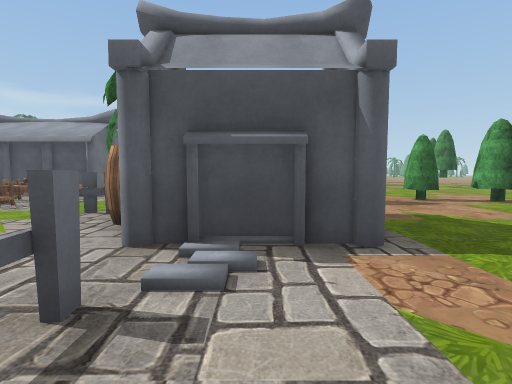
View 1 (above)

24 first-person views from a walk through a Unity game level. The camera is 1.5 m above the floor, tilts 4° down and sees 85° across. The floor is counted in squares, 2 m on a side. Each view is taken from the middle of a square. On the plan, view 1 faces up. The plan holds only what a view shows up to about 10 squares ahead; the rest is blank. The place goes on beyond the plan. Some surface patterns are stand-ins.

View 2
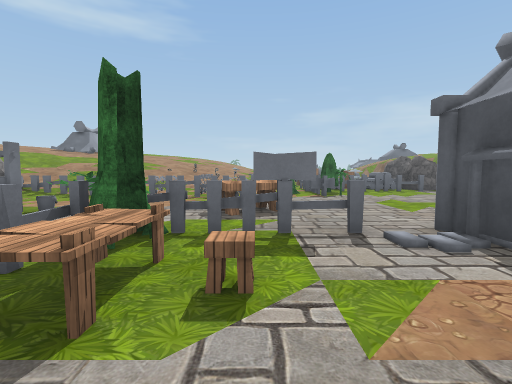

View 3
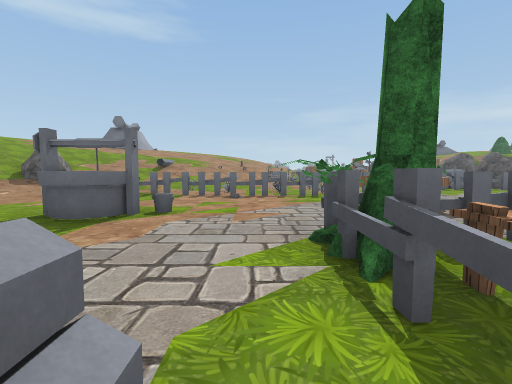

View 4
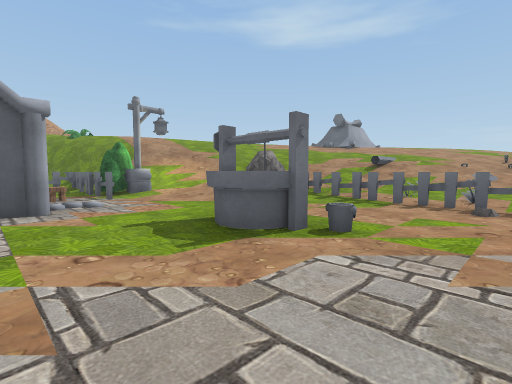

View 5
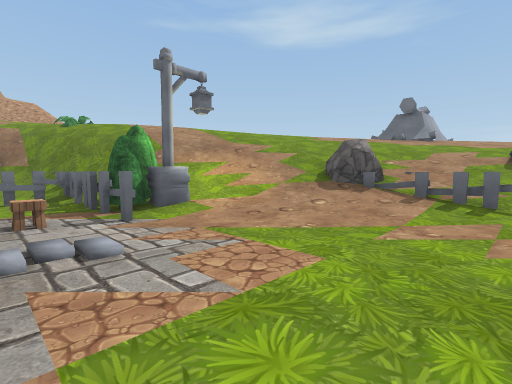

View 6
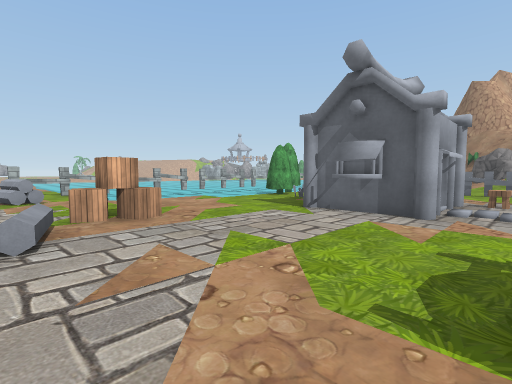

View 7
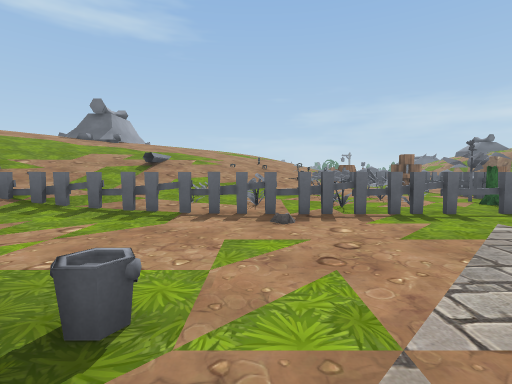

View 8
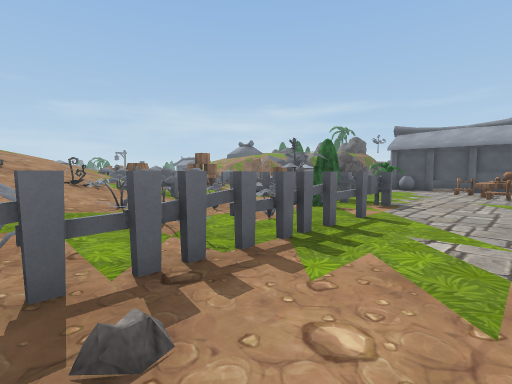

View 9
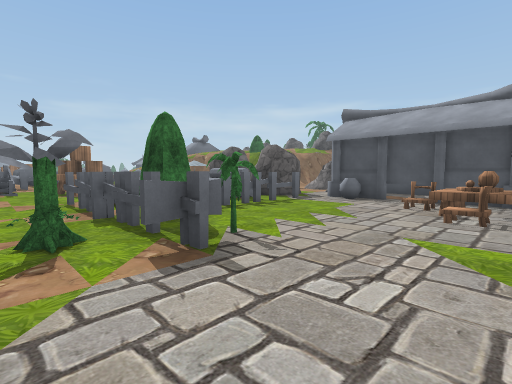

View 10
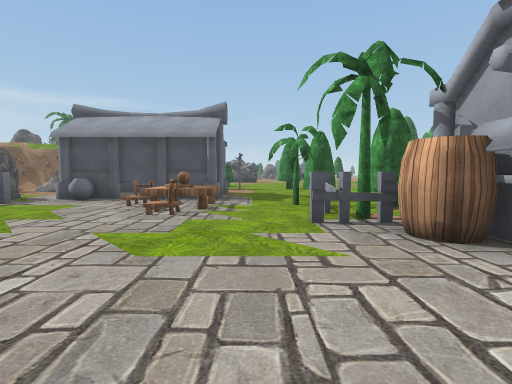

View 11
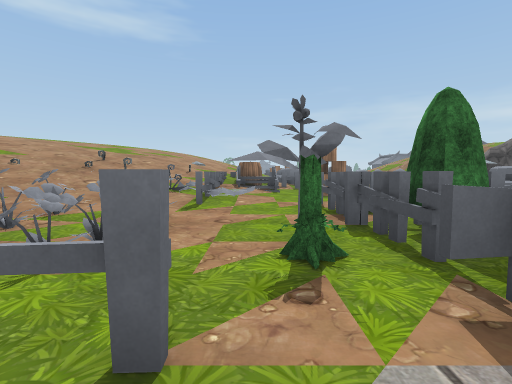

View 12
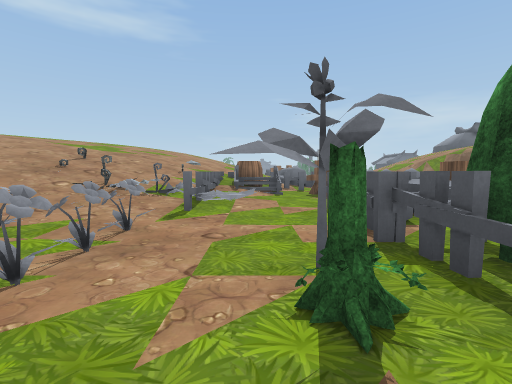

View 13
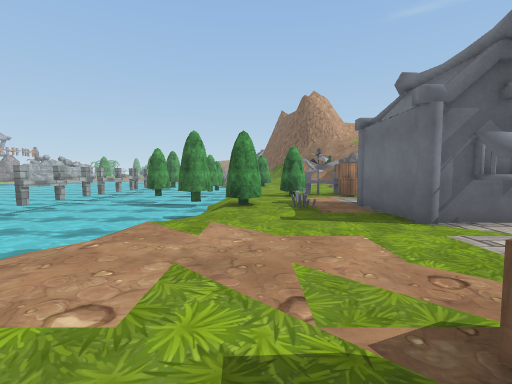

View 14
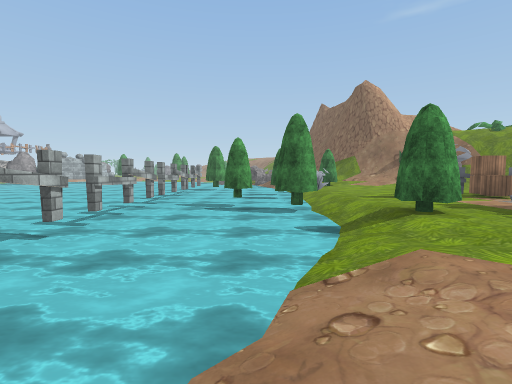

View 15
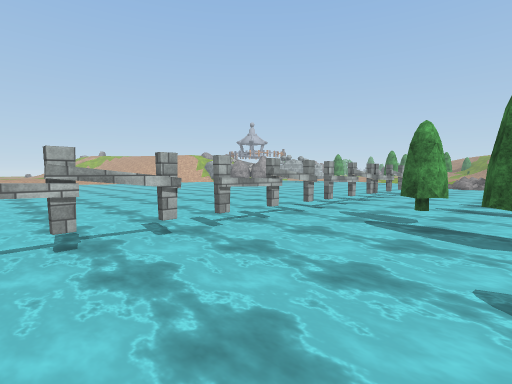

View 16
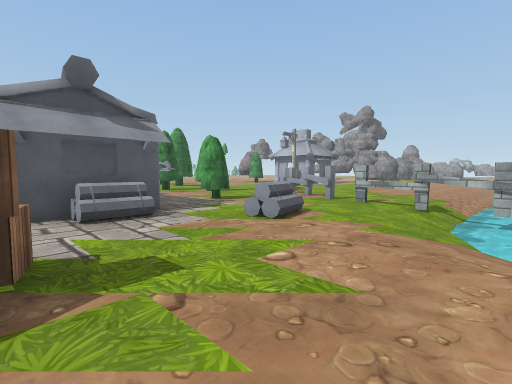

View 17
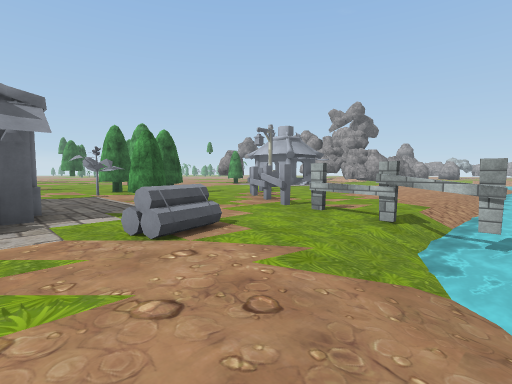

View 18
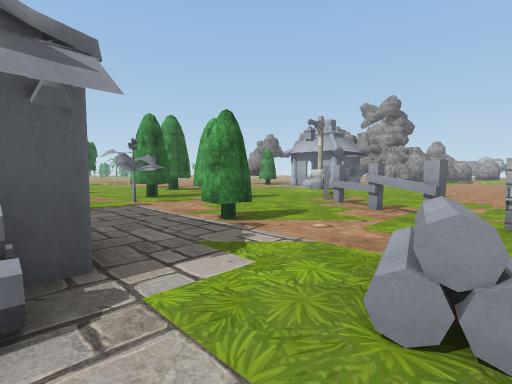

View 19
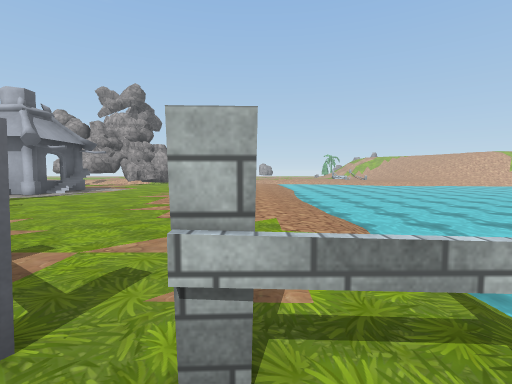

View 20
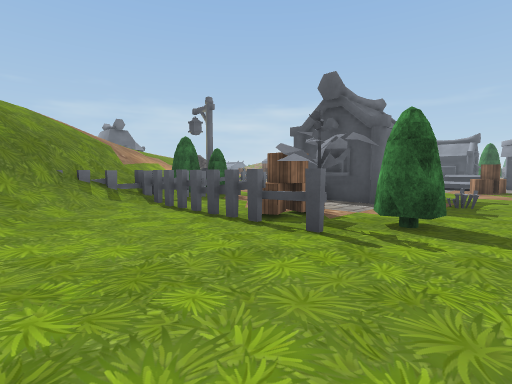

View 21
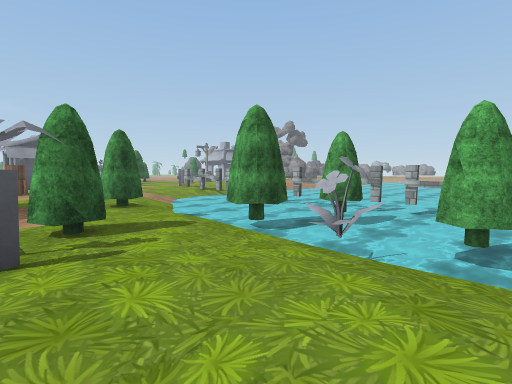

View 22
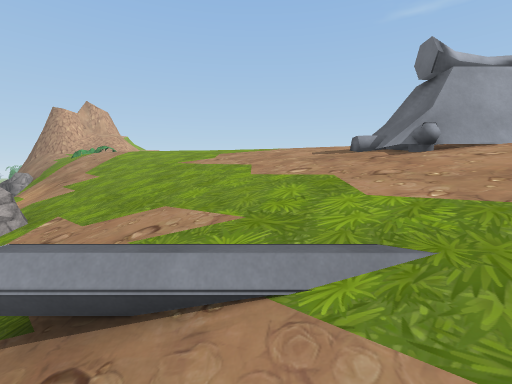

View 23
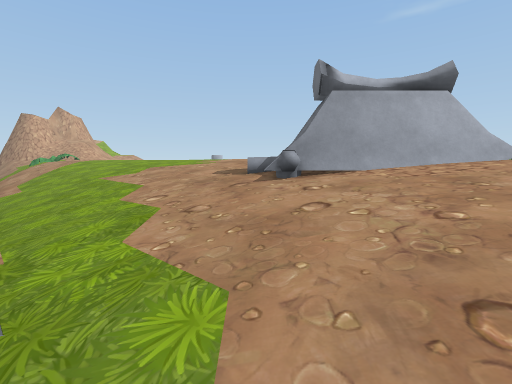

View 24
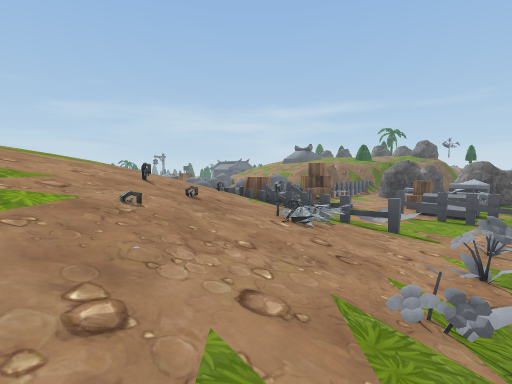

### Floor plan
Key: @ floor where view 1 was taken; # wall or solid block; x gap in a wall; . main floor; : floor 0.25 m higher than the main floor; + floor 0.5 m higher than the main floor; - floor 0.5 m lower than the main floor; * floor 0.75 m higher than the main floor; _ floor 0.75 m lower than the main floor; / step, stairs or slope; = window, fence, low wall or low ledge; ~ water the walk can cross; ≈ water the walk keeps out of; ^ raised ledge; H house; T table; R tree; B bucket; F flower; C rock; L lamp; O other object.
Columns run from 16 left of view 1 to 20 right of it. Each row starts with its distance up from view 1.
 11          # H..
 10  CC      # H...      ....
  9   CC #.H###H.RR     .....
  8     ###..TTT.x..    RR..
  7     ###...TT.R.R   .R.RR
  6    O###......#R    ....
  5    O###......###  ....  ..        H
  4 O   ^^x.......O# H...  ....       H
  3 OT.##x#RRR.....###..   .#R.       ##
  2 ==.##.###..........   ..#.R      .H/H
  1 O#:==. #R......#...   ....R..   ....
  0 #=x##....#..TT.x@O./  .......  .....
 -1 ///=//FFFx...T.#TT.   ..R..##.......
 -2 //////FFFx.....R## H##H.R..#.......
 -3 ///////..x.....R... ##....##......
 -4 //////OOFx.......=^....=..#........
 -5 //////*OO=...B.....O...^..x........
 -6 /////////=...^.....O....//x.././///
 -7 ////==///x.............//_≈~~~--~~~~
 -8 /////////=/...........//~≈≈≈≈≈≈≈≈≈≈≈
 -9 ////////////...HHH..../~≈≈≈≈≈≈≈≈≈≈≈≈
-10 HH//////CC//..// #...//≈≈≈≈≈≈≈≈≈≈≈≈≈
-11 HH///////////...##.=R/~≈≈≈≈≈≈≈≈≈≈≈≈≈
-12  H//////////L#OOH...R/≈≈≈≈≈≈≈≈≈≈≈≈≈≈
-13   //////////LR......./≈≈≈≈≈≈≈≈≈≈≈ ≈≈
-14   ///////////R...O.R./R≈≈≈≈≈≈≈≈≈
-15    //////////##xx##../RRR≈≈≈≈≈≈
-16     ////////==/....../≈≈≈≈≈≈≈≈≈≈
-17            //=//.....FR≈≈≈≈≈≈≈ ≈
-18             /#/+/..../R≈≈≈≈≈

Positions as (right, up) in squares from view 1, and headings:
1: (0, 0), facing up
2: (3, 0), facing left
3: (2, -3), facing left
4: (0, -3), facing down-left
5: (-1, -7), facing down-left
6: (-2, -4), facing down-right
7: (-2, -4), facing left
8: (-5, -4), facing up-left
9: (-5, 1), facing up-left
10: (-4, 1), facing up
11: (-6, 1), facing left
12: (-7, 1), facing left
13: (4, -5), facing down
14: (7, -7), facing down
15: (6, -9), facing down-right
16: (3, -8), facing up-right
17: (5, -8), facing up-right
18: (5, -5), facing up-right
19: (9, -5), facing right
20: (4, -18), facing up-left
21: (2, -18), facing up-right
22: (-12, -6), facing down
23: (-14, -6), facing down
24: (-10, -6), facing up-left
